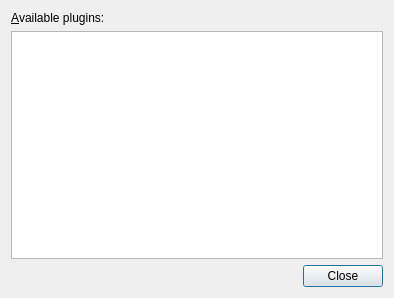
<?xml version="1.0" encoding="UTF-8"?>
<ui version="4.0">
 <class>Dialog</class>
 <widget class="QDialog" name="Dialog">
  <property name="geometry">
   <rect>
    <x>0</x>
    <y>0</y>
    <width>394</width>
    <height>298</height>
   </rect>
  </property>
  <property name="windowTitle">
   <string>Edit Plugins</string>
  </property>
  <layout class="QVBoxLayout" name="verticalLayout">
   <item>
    <widget class="QLabel" name="label">
     <property name="text">
      <string>&amp;Available plugins:</string>
     </property>
     <property name="buddy">
      <cstring>pluginsListView</cstring>
     </property>
    </widget>
   </item>
   <item>
    <widget class="QListView" name="pluginsListView"/>
   </item>
   <item>
    <widget class="QDialogButtonBox" name="buttonBox">
     <property name="orientation">
      <enum>Qt::Horizontal</enum>
     </property>
     <property name="standardButtons">
      <set>QDialogButtonBox::Close</set>
     </property>
    </widget>
   </item>
  </layout>
 </widget>
 <resources/>
 <connections>
  <connection>
   <sender>buttonBox</sender>
   <signal>accepted()</signal>
   <receiver>Dialog</receiver>
   <slot>accept()</slot>
   <hints>
    <hint type="sourcelabel">
     <x>248</x>
     <y>254</y>
    </hint>
    <hint type="destinationlabel">
     <x>157</x>
     <y>274</y>
    </hint>
   </hints>
  </connection>
  <connection>
   <sender>buttonBox</sender>
   <signal>rejected()</signal>
   <receiver>Dialog</receiver>
   <slot>reject()</slot>
   <hints>
    <hint type="sourcelabel">
     <x>316</x>
     <y>260</y>
    </hint>
    <hint type="destinationlabel">
     <x>286</x>
     <y>274</y>
    </hint>
   </hints>
  </connection>
 </connections>
</ui>
